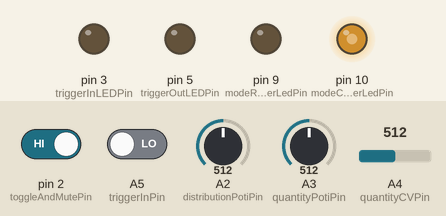
The program below on a simulated Arduino Nano, built with avr-gcc and run on an emulated ATmega328P. Parts: output pins drawn as LEDs (lit = HIGH). Inputs (shaded band) come from the test bench; at power-on: pin 2 (toggleAndMutePin) HIGH, A2 (distributionPotiPin) = 512, A3 (quantityPotiPin) = 512, A4 (quantityCVPin) = 512, A5 (triggerInPin) LOW. Random numbers use the default seed unless the program sets one; pins used as bus, display or sensor lines are not drawn.

Above: at 1.2 s.
1.3 s: pin 2 (toggleAndMutePin) driven LOW
At 1.46 s:
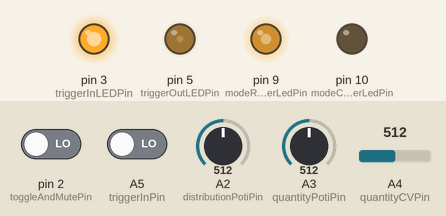
At 1.82 s:
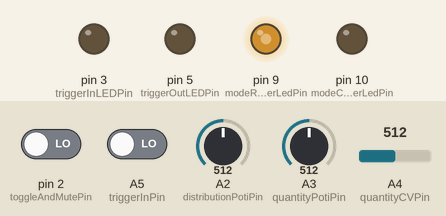
4.3 s: A2 (distributionPotiPin) set to 716
At 4.5 s:
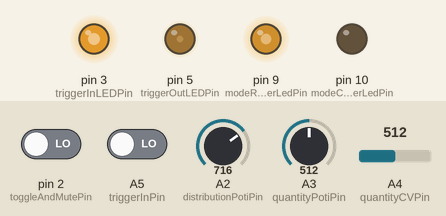
7.3 s: A3 (quantityPotiPin) set to 716
10.3 s: A3 (quantityPotiPin) set to 900
13.3 s: A2 (distributionPotiPin) set to 900
16.3 s: A2 (distributionPotiPin) set to 1023
Timing chart, 0 to 20.3 s (numbered marks = the images above; inputs shaded):
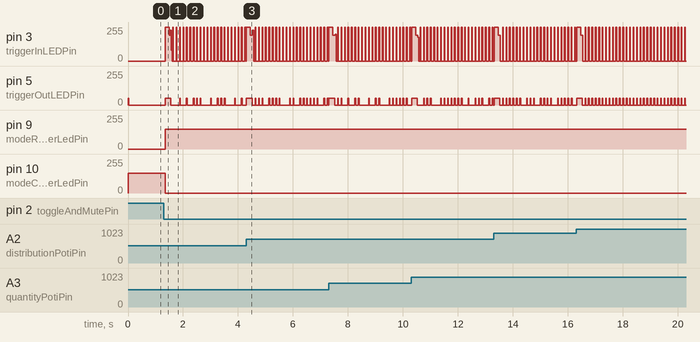

Measured:
- after the input at 1.3 s, pin 9 (modeRandomTriggerLedPin): 0/255 → 150/255 after 0.05 s; pin 10 (modeClockMultiplierLedPin): 150/255 → 0/255 after 0.05 s
- by itself, pin 5 (triggerOutLEDPin): repeats every 0.13 s: 0/255 0.10 s, 50/255 0.03 s

The program:

main.cpp
```cpp
// (licence header left out)
#include <Arduino.h>

#include "OneButton.h"

//#define DEBUG // Enables the Serial print in several functions. Slows down the frontend.

#ifdef DEBUG
  #define debug_begin(x) serial_begin(x)
  #define debug_print(x) printf(x)
  #define debug_print2(x, y) printf(x, y)
  #define debug_print3(x, y, z) printf(x, y, z)
#else
  #define debug_begin(x)
  #define debug_print(x)
  #define debug_print2(x, y)
  #define debug_print3(x, y, z)
#endif

#include "ClockMultiplier.hpp"
#include "RandomTriggers.hpp"

const bool CLOCK_MULTIPLIER = true;
const bool RANDOM_TRIGGER = false;

bool inClockMultiplierMode = CLOCK_MULTIPLIER;
int triggerInPin = A5;
int triggerInLEDPin = 3;
int quantityPotiPin = A3;
int quantityCVPin = A4;
int distributionPotiPin = A2;
int toggleAndMutePin = 2;
int triggerOutLEDPin = 5;
int triggerOutPin = 6;
int modeClockMultiplierLedPin = 10; // D10 pwm capable pin for indicating Clock Multiplier mode.
int modeRandomTriggerLedPin = 9;    // D9  pwm capable pin for indicating Random Trigger mode.

// Note all outputs (3, 5, 9, 10) chosen to connect LEDs to are PWM capable!

const int MODE_LED_HIGH_BRIGHTNESS = 150;

int densitiyPotiPin = A2;
int lengthPotiPin = A3;

ClockMultiplier clockMultiplier =
  ClockMultiplier(triggerInPin,
                  triggerInLEDPin,
                  quantityPotiPin,
                  quantityCVPin,
                  distributionPotiPin,
                  triggerOutLEDPin,
                  triggerOutPin);


RandomTriggers randomTriggers =
  RandomTriggers(triggerInLEDPin,
                 triggerInPin,
                 densitiyPotiPin,
                 lengthPotiPin,
                 triggerOutLEDPin,
                 triggerOutPin);

bool inMutedState = false;

OneButton button(toggleAndMutePin, false);

// When the button was pressed 1 time we toggle the mute state, this is for the Clock Multiplier only.
void myClickFunction() {
  if (inClockMultiplierMode) {
    inMutedState = !inMutedState;
  }
}

void updateModeLeds() {
  if (inClockMultiplierMode) {
    analogWrite(modeClockMultiplierLedPin, MODE_LED_HIGH_BRIGHTNESS);
    analogWrite(modeRandomTriggerLedPin, 0);
  } else {
    analogWrite(modeClockMultiplierLedPin, 0);
    analogWrite(modeRandomTriggerLedPin, MODE_LED_HIGH_BRIGHTNESS);
  }
}

// When the button was pressed 2 times we change from Clock Multiplier to Random Trigger generator.
void myDoubleClickFunction() {
  inClockMultiplierMode = !inClockMultiplierMode;
  updateModeLeds();
}

// This function will be called when the button is released.
void LongPressStop(void *oneButton) {
    inClockMultiplierMode = !inClockMultiplierMode;
    updateModeLeds();
}

void setup() {
  debug_begin(230400); // Initialize serial communication at 9600 bits per second.
  pinMode(modeClockMultiplierLedPin, OUTPUT);
  pinMode(modeRandomTriggerLedPin, OUTPUT);

  // Link the myClickFunction function to be called on a click event.
  button.attachClick(myClickFunction);

  // Link the doubleclick function to be called on a doubleclick event.
  button.attachDoubleClick(myDoubleClickFunction);

  // link functions to be called on events.
  button.attachLongPressStop(LongPressStop, &button);
  button.setLongPressIntervalMs(1000);

  // Pin settings for Clock Multiplier and Random Trigger.
  pinMode(triggerInPin, INPUT);
  pinMode(triggerInLEDPin, OUTPUT);
  pinMode(quantityPotiPin, INPUT);
  pinMode(quantityCVPin, INPUT);
  pinMode(distributionPotiPin, INPUT);
  pinMode(triggerOutLEDPin, OUTPUT);
  pinMode(triggerOutPin, OUTPUT);
}

void loop() {
  #ifdef DEBUG
    showMode();
  #endif
  static bool only_once = true;
  if (only_once) {
    only_once = false;
    updateModeLeds();
  }
  if (inClockMultiplierMode == CLOCK_MULTIPLIER) {
    clockMultiplier.tick(inMutedState);
  } else {
   randomTriggers.tick();
  }
  button.tick();
}
```

ClockMultiplier.hpp
```cpp
#ifndef _CLOCK_MULTIPLIER
#define _CLOCK_MULTIPLIER

//#define DEBUG

/* --------------------------------------------------------------------------
    $$$$$$$\  $$\   $$\ $$\      $$\ $$\      $$\
    $$  __$$\ $$ |  $$ |$$$\    $$$ |$$$\    $$$ |
    $$ |  $$ |$$ |  $$ |$$$$\  $$$$ |$$$$\  $$$$ |
    $$$$$$$\ |$$ |  $$ |$$\$$\$$ $$ |$$\$$\$$ $$ |
    $$  __$$\ $$ |  $$ |$$ \$$$  $$ |$$ \$$$  $$ |
    $$ |  $$ |$$ |  $$ |$$ |\$  /$$ |$$ |\$  /$$ |
    $$$$$$$  |\$$$$$$  |$$ | \_/ $$ |$$ | \_/ $$ |
    \_______/  \______/ \__|     \__|\__|     \__|

    $$$$$$$\  $$\   $$\ $$\      $$\ $$\      $$\
    $$  __$$\ $$ |  $$ |$$$\    $$$ |$$$\    $$$ |
    $$ |  $$ |$$ |  $$ |$$$$\  $$$$ |$$$$\  $$$$ |
    $$$$$$$\ |$$ |  $$ |$$\$$\$$ $$ |$$\$$\$$ $$ |
    $$  __$$\ $$ |  $$ |$$ \$$$  $$ |$$ \$$$  $$ |
    $$ |  $$ |$$ |  $$ |$$ |\$  /$$ |$$ |\$  /$$ |
    $$$$$$$  |\$$$$$$  |$$ | \_/ $$ |$$ | \_/ $$ |
    \_______/  \______/ \__|     \__|\__|     \__|

     $$$$$$\   $$$$$$\  $$$$$$$\   $$$$$$\   $$$$$$\  $$$$$$$$\
    $$  __$$\ $$  __$$\ $$  __$$\ $$  __$$\ $$  __$$\ $$  _____|
    $$ /  \__|$$ /  $$ |$$ |  $$ |$$ /  $$ |$$ /  \__|$$ |
    $$ |$$$$\ $$$$$$$$ |$$$$$$$  |$$$$$$$$ |$$ |$$$$\ $$$$$\
    $$ |\_$$ |$$  __$$ |$$  __$$< $$  __$$ |$$ |\_$$ |$$  __|
    $$ |  $$ |$$ |  $$ |$$ |  $$ |$$ |  $$ |$$ |  $$ |$$ |
    \$$$$$$  |$$ |  $$ |$$ |  $$ |$$ |  $$ |\$$$$$$  |$$$$$$$$\
     \______/ \__|  \__|\__|  \__|\__|  \__| \______/ \________|

    CLOCK MULTIPLIER (Rev2)
    This is the code for an Eurorack synth module.
    It's built and tested on an ATMega 328p.

    Find out more on: https://www.bummbummgarage.com/modules/clock-multiplier/

    Creative Commons yeah! License: CC BY-NC 4.0

    ---------------------------------------------------------------------- */

/*
 *  J.S. Bouten 2023-08-21
 *  - debug changed into compiler #ifdef
 *  - unsigned long warnings resolved
 *  - replaced Serial.print by printf ( from libprintf ).
 *  - moved setup() and loop() to bottom of text
 *  - adapted for using a transistor as output instead of an opamp
 *
 * J.S. Bouten 2024-02-01
 *  - converted code into a C++ class
 */

class ClockMultiplier {

  private:
    // General
    const bool internalClock = false; // Refuses the triggers and starts the internal clock. Meant for developing / debugging.
    const int internalClockBpm = 70; // The speed for the internal clock.
    const int pushButtonDelay = 50; // The time the button will be insensitive after last change.


    // Trigger IN
    int triggerInPin;
    int triggerInLEDPin;

    long triggerInHigh; // Timestamp of the latest trigger high.
    long triggerInLow; // Timestamp of the latest trigger low.

    // Cycles
    long cycleStart = 0; // Timestamp of when the last cycle began.
    int cycleTime = 0; // The absolute time span one cycle has in the given settings.


    // Quantity
    int quantityPotiPin;
    int quantityCVPin;
    const int maxQuantity = 8; // The maximum amount of possible triggers out per cycle.
    int currentQuantity; // The current amount of triggers per cycle.


    // Distribution
    int distributionPotiPin;
    const int maxDistribution = 11; // The amount of different distribution patterns.
    int currentDistribution;


    // Mute
    int mutePinState; // 0 or 1.
    unsigned long mutePinChangelog; // The timestamp of the last change on this button.

    // Trigger OUT
    int triggerOutLEDPin;
    const int TRIGGER_OUT_LED_MUTED_BRIGHTNESS = 1;      // The amount of brightness when muted.
    const int TRIGGER_OUT_LED_NOT_MUTED_BRIGHTNESS = 50; // The amount of brightness when not muted.
    const int TRIGGER_IN_LED_HIGH_BRIGHTNESS = 200;       // This led is red and needs some more umph.
    int triggerOutLEDBrightness = 0; // The brightness, which varies in different cases.
    int triggerOutPin;
    const int triggerLength = 25; // In milliseconds.
    int triggerOut = LOW; // The state of the trigger out.

    // Read the trigger.
    boolean getTriggerIn() {
      #ifdef DEBUG
        static int cnt = 0;
      #endif
      boolean t = LOW;
      if ( !internalClock ) { // the external clock
        t = digitalRead(triggerInPin);
      } else { // the internal clock.
        int cycle = 1000 / ( internalClockBpm / 60 );
        for (int i = 0; i <= triggerLength; i++) { // Run the clock.
          if ( ( millis() - i ) % cycle == 0 ) {
            t = HIGH;
          }
        }
      }
      debug_print2("%d ", t);
      #ifdef DEBUG
        if ((cnt % 40) == 0) {
          debug_printf("\n");
        }
        cnt++;
      #endif
      return t;
    }


    // Read the CV inputs for the quantity.
    int getQuantity() {
      int basicQuantity = analogRead(quantityPotiPin); // The basic quantity given by the poti
      int cvQuantity = analogRead(quantityCVPin); // The quantity given by the control voltage IN.
      // Map both values summed up.
      int q = map( ( basicQuantity + cvQuantity ), 0, 1024, 1, ( maxQuantity + 1 ) );
      // Return the value with the defined maximum.
      int r;
      if ( q > maxQuantity ) {
        r = maxQuantity;
      } else {
        r = q;
      }
      return r;
    }

    // Read the CV input (poti) for the distribution.
    int getDistribution() {
      int d;
      d = map( analogRead(distributionPotiPin), 0, 1024, 1, ( maxDistribution + 1 ) );
      return d;
    }

  public:

    ClockMultiplier() {}

    ClockMultiplier(int _triggerInPin,
                    int _triggerInLEDPin,
                    int _quantityPotiPin,
                    int _quantityCVPin,
                    int _distributionPotiPin,
                    int _triggerOutLEDPin,
                    int _triggerOutPin):
                    triggerInPin(_triggerInPin),
                    triggerInLEDPin(_triggerInLEDPin),
                    quantityPotiPin(_quantityPotiPin),
                    quantityCVPin(_quantityCVPin),
                    distributionPotiPin(_distributionPotiPin),
                    triggerOutLEDPin(_triggerOutLEDPin),
                    triggerOutPin(_triggerOutPin) {}

    void tick(bool inMutedState) {
      // ------------------------ TRIGGER IN ------------------------
      // Get the trigger IN state and the cycle time.
      if ( getTriggerIn() ) {
        // Light up the input LED.
        analogWrite(triggerInLEDPin, TRIGGER_IN_LED_HIGH_BRIGHTNESS);

        // Is it the beginning of a new cycle?
        if ( triggerInLow > triggerInHigh ) { // Yes
          // Log the latest cycle time.
          cycleTime = millis() - cycleStart;

          // Log the new cycle start timestamp.
          cycleStart = millis();

          // Debug: Log the settings on cycle start.
          debug_print3("cycleStart, cycleTime: %ld %d\n", cycleStart, cycleTime);
        }
        // Log the timestamp of this trigger high.
        triggerInHigh = millis();
      } else {
        // Mute the input LED.
        analogWrite(triggerInLEDPin, 0);
        // Log the timestamp of this trigger low.
        triggerInLow = millis();
      }

      // ------------------------ QUANTITY ------------------------
      int q = getQuantity();
      if ( currentQuantity != q ) {
        currentQuantity = q;
        analogWrite(triggerInLEDPin, TRIGGER_IN_LED_HIGH_BRIGHTNESS); // A little flash to indicate the change.
        debug_print2("currentQuantity: %d\n", currentQuantity);
        debug_print2("cvQuantity: %d\n", cvQuantity);
      }

      // ------------------------ DISTRIBUTION ------------------------
      int d = getDistribution();
      if ( currentDistribution != d ) {
        currentDistribution = d;
        analogWrite(triggerInLEDPin, TRIGGER_IN_LED_HIGH_BRIGHTNESS); // A little flash to indicate the change.
        debug_print2("currentDistribution: %d\n", currentDistribution);
      }

      // ------------------------ MUTE ------------------------
      // Checking and setting the status of mute or unmuted.
      if ( ( inMutedState != mutePinState ) && ( millis() > ( mutePinChangelog + pushButtonDelay ) ) ) { // Did the pin recently change?
        mutePinState = inMutedState;
        mutePinChangelog = millis();
        #ifdef DEBUG
          printf("inMutedState: %s\n", inMutedState ? "ON" : "OFF");
        #endif
        analogWrite(triggerInLEDPin, TRIGGER_IN_LED_HIGH_BRIGHTNESS); // A little flash to indicate the change.
      }

      // ------------------------ TRIGGER OUT ------------------------
      // Calculate the time slices for the triggers OUT.
      // This happens all the time because the settings can change anytime.
      // We will calculate the exact timestamps when the single hits should follow based on the current settings.
      // And then act on'em, meaning LED and trigger output.
      for (int i = 0; i < currentQuantity; i++ ) {

        // 1. Calculate the decimals from 0 to 1 for our hit quantity.
        double d = (double) i * 1 / currentQuantity;

        // 2. Calculate the resulting factor depending on the set ease function.
        // Based on: https://easings.net/
        double f;

        switch (currentDistribution) {
          case 1:
            f = d * d * d * d * d; // easeInQuint
            break;
          case 2:
            f = d * d * d * d; // easeInQuart
            break;
          case 3:
            f = d * d * d; // easeInCubic
            break;
          case 4:
            f = d * d; // easeInQuad
            break;
          case 5:
            f = 1 - cos((d * PI) / 2); // easeInSine
            break;
          case 6:
            f = d; // Linear
            break;
          case 7:
            f = sin((d * PI) / 2); // easeOutSine
            break;
          case 8:
            f = 1 - (1 - d) * (1 - d); // easeOutQuad
            break;
          case 9:
            f = 1 - pow(1 - d, 3); // easeOutCubic
            break;
          case 10:
            f = 1 - pow(1 - d, 4); // easeOutQuart
            break;
          case 11:
            f = 1 - pow(1 - d, 5); // easeOutQuint
            break;
          default:
            f = d; // Linear
            break;
        }

        // 3. Calculate the resulting absolute timestamp.
        unsigned long timestamp = (long) cycleStart + ( cycleTime * f );

        // 4. Check if we're in the time span to trigger and blink.
        if ( ( millis() >= timestamp ) && ( millis() < ( timestamp + triggerLength ) ) ) {
          if (!inMutedState) {
            triggerOutLEDBrightness = TRIGGER_OUT_LED_NOT_MUTED_BRIGHTNESS;
            triggerOut = HIGH;
          } else {
            triggerOutLEDBrightness = TRIGGER_OUT_LED_MUTED_BRIGHTNESS;
            triggerOut = LOW;
          }
          i = currentQuantity; // If so, stop right away to keep the trigger HIGH.
        } else {
          triggerOutLEDBrightness = 0;
          triggerOut = LOW;
        }
      }

      // Your time, Outputs!
      analogWrite( triggerOutLEDPin, triggerOutLEDBrightness );
      digitalWrite( triggerOutPin, !triggerOut ); // Trigger OUT using an inverted version of the signal.
  }
};
#endif
```

Source omitted: RandomTriggers.hpp (10005 bytes)
